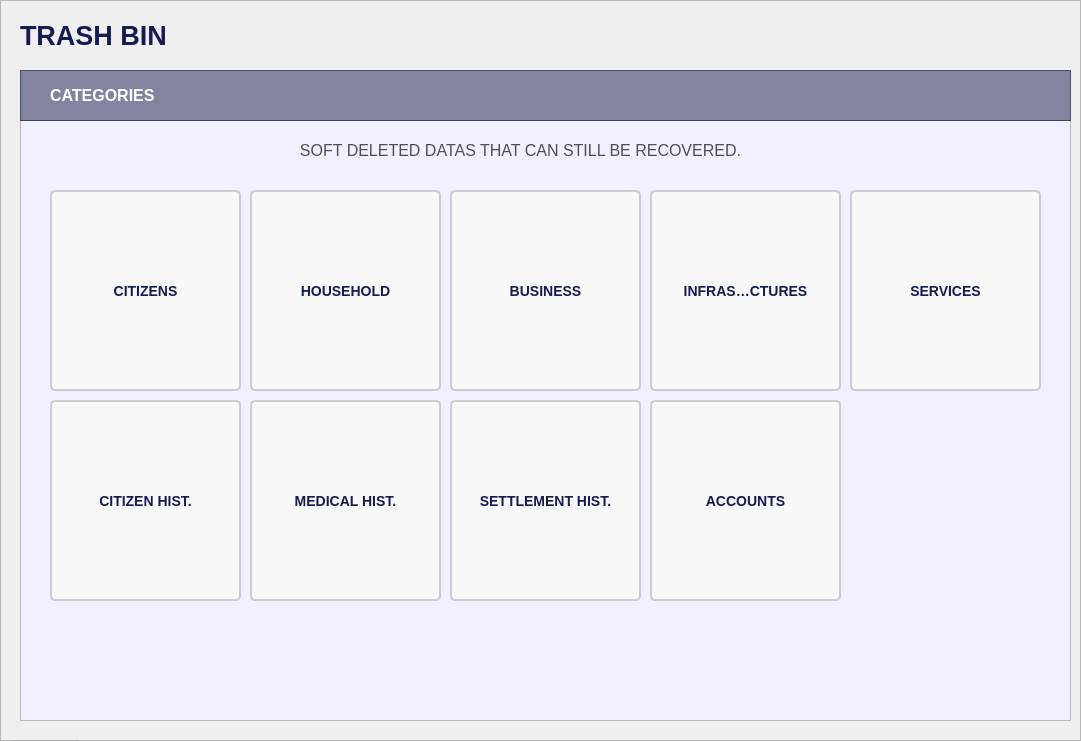
  <widget class="QFrame" name="baseBodyFrame">
   <property name="geometry">
    <rect>
     <x>250</x>
     <y>60</y>
     <width>1081</width>
     <height>741</height>
    </rect>
   </property>
   <property name="styleSheet">
    <string notr="true">#baseBodyFrame {
	background-color: #e7e2ff;
	border: none;
	border-radius: 10px;
}</string>
   </property>
   <property name="frameShape">
    <enum>QFrame::Shape::StyledPanel</enum>
   </property>
   <property name="frameShadow">
    <enum>QFrame::Shadow::Raised</enum>
   </property>
   <widget class="QPushButton" name="logout_buttonLogout_3">
    <property name="geometry">
     <rect>
      <x>10</x>
      <y>740</y>
      <width>71</width>
      <height>31</height>
     </rect>
    </property>
    <property name="font">
     <font>
      <family>Arial</family>
      <pointsize>8</pointsize>
      <bold>true</bold>
     </font>
    </property>
    <property name="cursor">
     <cursorShape>PointingHandCursor</cursorShape>
    </property>
    <property name="styleSheet">
     <string notr="true">#logout_buttonLogout {
    background-color: #bc1c1c;
    color: white;
    border-radius: 5px;
    padding: 10px; /* Optional: Adjusts spacing inside the button */
}
#logout_buttonLogout:hover {
    background-color: #d82020; /* Slightly lighter blue when hovered */
}
#logout_buttonLogout:pressed {
    background-color: #8c1515; /* Darker blue when clicked */
}</string>
    </property>
    <property name="text">
     <string>LOGOUT</string>
    </property>
   </widget>
   <widget class="QLabel" name="title_bodyBusiness">
    <property name="geometry">
     <rect>
      <x>20</x>
      <y>20</y>
      <width>381</width>
      <height>31</height>
     </rect>
    </property>
    <property name="font">
     <font>
      <family>Arial</family>
      <pointsize>20</pointsize>
      <bold>true</bold>
     </font>
    </property>
    <property name="styleSheet">
     <string notr="true">#title_bodyBusiness {
	background-color: transparent;
	color: #141c52;
}
</string>
    </property>
    <property name="text">
     <string>TRASH BIN</string>
    </property>
   </widget>
   <widget class="QFrame" name="statistics_frameBody">
    <property name="geometry">
     <rect>
      <x>20</x>
      <y>120</y>
      <width>1051</width>
      <height>601</height>
     </rect>
    </property>
    <property name="styleSheet">
     <string notr="true">#statistics_frameBody{
	background-color: #f2efff;
}</string>
    </property>
    <property name="frameShape">
     <enum>QFrame::Shape::StyledPanel</enum>
    </property>
    <property name="frameShadow">
     <enum>QFrame::Shadow::Raised</enum>
    </property>
    <widget class="QToolButton" name="trashbin_btn_citizens">
     <property name="geometry">
      <rect>
       <x>30</x>
       <y>70</y>
       <width>191</width>
       <height>201</height>
      </rect>
     </property>
     <property name="font">
      <font>
       <family>Arial</family>
       <pointsize>-1</pointsize>
       <bold>true</bold>
      </font>
     </property>
     <property name="cursor">
      <cursorShape>PointingHandCursor</cursorShape>
     </property>
     <property name="styleSheet">
      <string notr="true">#trashbin_btn_citizens {
    background-color: #f8f8f8;
    color: #141c52;
    border-radius: 5px;
    border: 2px solid #ccc;
    padding: 25px; /* Adds space inside the button */
    font-size: 14px; /* Text size */
    text-align: center; /* Ensures text is centered */
    qproperty-iconSize: 120px 120px; /* Adjust icon size */
}

#trashbin_btn_citizens:hover {
    background-color: #e2e5ff; /* Slightly lighter blue when hovered */
}
#trashbin_btn_citizens:pressed {
    background-color: #c8cbef; /* Darker blue when clicked */
}

#trashbin_btn_citizens::icon {
    margin-bottom: 10px; /* Space between the icon and text */
}</string>
     </property>
     <property name="text">
      <string>CITIZENS</string>
     </property>
     <property name="icon">
      <iconset>
       <normaloff>../../../Images/General_Images/img_demographic.png</normaloff>../../../Images/General_Images/img_demographic.png</iconset>
     </property>
     <property name="iconSize">
      <size>
       <width>120</width>
       <height>120</height>
      </size>
     </property>
     <property name="toolButtonStyle">
      <enum>Qt::ToolButtonStyle::ToolButtonTextUnderIcon</enum>
     </property>
    </widget>
    <widget class="QToolButton" name="trashbin_btn_household">
     <property name="geometry">
      <rect>
       <x>230</x>
       <y>70</y>
       <width>191</width>
       <height>201</height>
      </rect>
     </property>
     <property name="font">
      <font>
       <family>Arial</family>
       <pointsize>-1</pointsize>
       <bold>true</bold>
      </font>
     </property>
     <property name="cursor">
      <cursorShape>PointingHandCursor</cursorShape>
     </property>
     <property name="styleSheet">
      <string notr="true">#trashbin_btn_household {
    background-color: #f8f8f8;
    color: #141c52;
    border-radius: 5px;
    border: 2px solid #ccc;
    padding: 25px; /* Adds space inside the button */
    font-size: 14px; /* Text size */
    text-align: center; /* Ensures text is centered */
    qproperty-iconSize: 120px 120px; /* Adjust icon size */
}

#trashbin_btn_household:hover {
    background-color: #e2e5ff; /* Slightly lighter blue when hovered */
}
#trashbin_btn_household:pressed {
    background-color: #c8cbef; /* Darker blue when clicked */
}

#trashbin_btn_household::icon {
    margin-bottom: 10px; /* Space between the icon and text */
}</string>
     </property>
     <property name="text">
      <string>HOUSEHOLD</string>
     </property>
     <property name="icon">
      <iconset>
       <normaloff>../../../Images/General_Images/img_CP_household.png</normaloff>../../../Images/General_Images/img_CP_household.png</iconset>
     </property>
     <property name="iconSize">
      <size>
       <width>120</width>
       <height>120</height>
      </size>
     </property>
     <property name="toolButtonStyle">
      <enum>Qt::ToolButtonStyle::ToolButtonTextUnderIcon</enum>
     </property>
    </widget>
    <widget class="QLabel" name="statistics_labelDesc">
     <property name="geometry">
      <rect>
       <x>0</x>
       <y>10</y>
       <width>1001</width>
       <height>41</height>
      </rect>
     </property>
     <property name="font">
      <font>
       <family>Arial</family>
       <pointsize>12</pointsize>
       <bold>false</bold>
      </font>
     </property>
     <property name="styleSheet">
      <string notr="true">#statistics_labelDesc {
	background-color: transparent;
	color: #4f4f4f;
}
</string>
     </property>
     <property name="text">
      <string>SOFT DELETED DATAS THAT CAN STILL BE RECOVERED.</string>
     </property>
     <property name="alignment">
      <set>Qt::AlignmentFlag::AlignCenter</set>
     </property>
    </widget>
    <widget class="QToolButton" name="trashbin_btn_business">
     <property name="geometry">
      <rect>
       <x>430</x>
       <y>70</y>
       <width>191</width>
       <height>201</height>
      </rect>
     </property>
     <property name="font">
      <font>
       <family>Arial</family>
       <pointsize>-1</pointsize>
       <bold>true</bold>
      </font>
     </property>
     <property name="cursor">
      <cursorShape>PointingHandCursor</cursorShape>
     </property>
     <property name="styleSheet">
      <string notr="true">#trashbin_btn_business {
    background-color: #f8f8f8;
    color: #141c52;
    border-radius: 5px;
    border: 2px solid #ccc;
    padding: 25px; /* Adds space inside the button */
    font-size: 14px; /* Text size */
    text-align: center; /* Ensures text is centered */
    qproperty-iconSize: 120px 120px; /* Adjust icon size */
}

#trashbin_btn_business:hover {
    background-color: #e2e5ff; /* Slightly lighter blue when hovered */
}
#trashbin_btn_business:pressed {
    background-color: #c8cbef; /* Darker blue when clicked */
}

#trashbin_btn_business::icon {
    margin-bottom: 10px; /* Space between the icon and text */
}</string>
     </property>
     <property name="text">
      <string>BUSINESS</string>
     </property>
     <property name="icon">
      <iconset>
       <normaloff>../../../Images/General_Images/img_business.png</normaloff>../../../Images/General_Images/img_business.png</iconset>
     </property>
     <property name="iconSize">
      <size>
       <width>120</width>
       <height>120</height>
      </size>
     </property>
     <property name="toolButtonStyle">
      <enum>Qt::ToolButtonStyle::ToolButtonTextUnderIcon</enum>
     </property>
    </widget>
    <widget class="QToolButton" name="trashbin_btn_infra">
     <property name="geometry">
      <rect>
       <x>630</x>
       <y>70</y>
       <width>191</width>
       <height>201</height>
      </rect>
     </property>
     <property name="font">
      <font>
       <family>Arial</family>
       <pointsize>-1</pointsize>
       <bold>true</bold>
      </font>
     </property>
     <property name="cursor">
      <cursorShape>PointingHandCursor</cursorShape>
     </property>
     <property name="styleSheet">
      <string notr="true">#trashbin_btn_infra {
    background-color: #f8f8f8;
    color: #141c52;
    border-radius: 5px;
    border: 2px solid #ccc;
    padding: 25px; /* Adds space inside the button */
    font-size: 14px; /* Text size */
    text-align: center; /* Ensures text is centered */
    qproperty-iconSize: 120px 120px; /* Adjust icon size */
}

#trashbin_btn_infra:hover {
    background-color: #e2e5ff; /* Slightly lighter blue when hovered */
}
#trashbin_btn_infra:pressed {
    background-color: #c8cbef; /* Darker blue when clicked */
}

#trashbin_btn_infra::icon {
    margin-bottom: 10px; /* Space between the icon and text */
}</string>
     </property>
     <property name="text">
      <string>INFRASTRUCTURES</string>
     </property>
     <property name="icon">
      <iconset>
       <normaloff>../../../Images/General_Images/img_category_infrastructure.png</normaloff>../../../Images/General_Images/img_category_infrastructure.png</iconset>
     </property>
     <property name="iconSize">
      <size>
       <width>120</width>
       <height>120</height>
      </size>
     </property>
     <property name="toolButtonStyle">
      <enum>Qt::ToolButtonStyle::ToolButtonTextUnderIcon</enum>
     </property>
    </widget>
    <widget class="QToolButton" name="trashbin_btn_services">
     <property name="geometry">
      <rect>
       <x>830</x>
       <y>70</y>
       <width>191</width>
       <height>201</height>
      </rect>
     </property>
     <property name="font">
      <font>
       <family>Arial</family>
       <pointsize>-1</pointsize>
       <bold>true</bold>
      </font>
     </property>
     <property name="cursor">
      <cursorShape>PointingHandCursor</cursorShape>
     </property>
     <property name="styleSheet">
      <string notr="true">#trashbin_btn_services {
    background-color: #f8f8f8;
    color: #141c52;
    border-radius: 5px;
    border: 2px solid #ccc;
    padding: 25px; /* Adds space inside the button */
    font-size: 14px; /* Text size */
    text-align: center; /* Ensures text is centered */
    qproperty-iconSize: 120px 120px; /* Adjust icon size */
}

#trashbin_btn_services:hover {
    background-color: #e2e5ff; /* Slightly lighter blue when hovered */
}
#trashbin_btn_services:pressed {
    background-color: #c8cbef; /* Darker blue when clicked */
}

#trashbin_btn_services::icon {
    margin-bottom: 10px; /* Space between the icon and text */
}</string>
     </property>
     <property name="text">
      <string>SERVICES</string>
     </property>
     <property name="icon">
      <iconset>
       <normaloff>../../../Images/General_Images/img_transaction_papers.png</normaloff>../../../Images/General_Images/img_transaction_papers.png</iconset>
     </property>
     <property name="iconSize">
      <size>
       <width>120</width>
       <height>120</height>
      </size>
     </property>
     <property name="toolButtonStyle">
      <enum>Qt::ToolButtonStyle::ToolButtonTextUnderIcon</enum>
     </property>
    </widget>
    <widget class="QToolButton" name="trashbin_btn_ctzhist">
     <property name="geometry">
      <rect>
       <x>30</x>
       <y>280</y>
       <width>191</width>
       <height>201</height>
      </rect>
     </property>
     <property name="font">
      <font>
       <family>Arial</family>
       <pointsize>-1</pointsize>
       <bold>true</bold>
      </font>
     </property>
     <property name="cursor">
      <cursorShape>PointingHandCursor</cursorShape>
     </property>
     <property name="styleSheet">
      <string notr="true">#trashbin_btn_ctzhist {
    background-color: #f8f8f8;
    color: #141c52;
    border-radius: 5px;
    border: 2px solid #ccc;
    padding: 25px; /* Adds space inside the button */
    font-size: 14px; /* Text size */
    text-align: center; /* Ensures text is centered */
    qproperty-iconSize: 120px 120px; /* Adjust icon size */
}

#trashbin_btn_ctzhist:hover {
    background-color: #e2e5ff; /* Slightly lighter blue when hovered */
}
#trashbin_btn_ctzhist:pressed {
    background-color: #c8cbef; /* Darker blue when clicked */
}

#trashbin_btn_ctzhist::icon {
    margin-bottom: 10px; /* Space between the icon and text */
}</string>
     </property>
     <property name="text">
      <string>CITIZEN HIST.</string>
     </property>
     <property name="icon">
      <iconset>
       <normaloff>../../../Images/General_Images/img_history_citizen.png</normaloff>../../../Images/General_Images/img_history_citizen.png</iconset>
     </property>
     <property name="iconSize">
      <size>
       <width>120</width>
       <height>120</height>
      </size>
     </property>
     <property name="toolButtonStyle">
      <enum>Qt::ToolButtonStyle::ToolButtonTextUnderIcon</enum>
     </property>
    </widget>
    <widget class="QToolButton" name="trashbin_btn_medhist">
     <property name="geometry">
      <rect>
       <x>230</x>
       <y>280</y>
       <width>191</width>
       <height>201</height>
      </rect>
     </property>
     <property name="font">
      <font>
       <family>Arial</family>
       <pointsize>-1</pointsize>
       <bold>true</bold>
      </font>
     </property>
     <property name="cursor">
      <cursorShape>PointingHandCursor</cursorShape>
     </property>
     <property name="styleSheet">
      <string notr="true">#trashbin_btn_medhist {
    background-color: #f8f8f8;
    color: #141c52;
    border-radius: 5px;
    border: 2px solid #ccc;
    padding: 25px; /* Adds space inside the button */
    font-size: 14px; /* Text size */
    text-align: center; /* Ensures text is centered */
    qproperty-iconSize: 120px 120px; /* Adjust icon size */
}

#trashbin_btn_medhist:hover {
    background-color: #e2e5ff; /* Slightly lighter blue when hovered */
}
#trashbin_btn_medhist:pressed {
    background-color: #c8cbef; /* Darker blue when clicked */
}

#trashbin_btn_medhist::icon {
    margin-bottom: 10px; /* Space between the icon and text */
}</string>
     </property>
     <property name="text">
      <string>MEDICAL HIST.</string>
     </property>
     <property name="icon">
      <iconset>
       <normaloff>../../../Images/General_Images/img_history_medical.png</normaloff>../../../Images/General_Images/img_history_medical.png</iconset>
     </property>
     <property name="iconSize">
      <size>
       <width>120</width>
       <height>120</height>
      </size>
     </property>
     <property name="toolButtonStyle">
      <enum>Qt::ToolButtonStyle::ToolButtonTextUnderIcon</enum>
     </property>
    </widget>
    <widget class="QToolButton" name="trashbin_btn_setthist">
     <property name="geometry">
      <rect>
       <x>430</x>
       <y>280</y>
       <width>191</width>
       <height>201</height>
      </rect>
     </property>
     <property name="font">
      <font>
       <family>Arial</family>
       <pointsize>-1</pointsize>
       <bold>true</bold>
      </font>
     </property>
     <property name="cursor">
      <cursorShape>PointingHandCursor</cursorShape>
     </property>
     <property name="styleSheet">
      <string notr="true">#trashbin_btn_setthist {
    background-color: #f8f8f8;
    color: #141c52;
    border-radius: 5px;
    border: 2px solid #ccc;
    padding: 25px; /* Adds space inside the button */
    font-size: 14px; /* Text size */
    text-align: center; /* Ensures text is centered */
    qproperty-iconSize: 120px 120px; /* Adjust icon size */
}

#trashbin_btn_setthist:hover {
    background-color: #e2e5ff; /* Slightly lighter blue when hovered */
}
#trashbin_btn_setthist:pressed {
    background-color: #c8cbef; /* Darker blue when clicked */
}

#trashbin_btn_setthist::icon {
    margin-bottom: 10px; /* Space between the icon and text */
}</string>
     </property>
     <property name="text">
      <string>SETTLEMENT HIST.</string>
     </property>
     <property name="icon">
      <iconset>
       <normaloff>../../../Images/General_Images/img_history_settlement.png</normaloff>../../../Images/General_Images/img_history_settlement.png</iconset>
     </property>
     <property name="iconSize">
      <size>
       <width>120</width>
       <height>120</height>
      </size>
     </property>
     <property name="toolButtonStyle">
      <enum>Qt::ToolButtonStyle::ToolButtonTextUnderIcon</enum>
     </property>
    </widget>
    <widget class="QToolButton" name="trashbin_btn_accounts">
     <property name="geometry">
      <rect>
       <x>630</x>
       <y>280</y>
       <width>191</width>
       <height>201</height>
      </rect>
     </property>
     <property name="font">
      <font>
       <family>Arial</family>
       <pointsize>-1</pointsize>
       <bold>true</bold>
      </font>
     </property>
     <property name="cursor">
      <cursorShape>PointingHandCursor</cursorShape>
     </property>
     <property name="styleSheet">
      <string notr="true">#trashbin_btn_accounts {
    background-color: #f8f8f8;
    color: #141c52;
    border-radius: 5px;
    border: 2px solid #ccc;
    padding: 25px; /* Adds space inside the button */
    font-size: 14px; /* Text size */
    text-align: center; /* Ensures text is centered */
    qproperty-iconSize: 120px 120px; /* Adjust icon size */
}

#trashbin_btn_accounts:hover {
    background-color: #e2e5ff; /* Slightly lighter blue when hovered */
}
#trashbin_btn_accounts:pressed {
    background-color: #c8cbef; /* Darker blue when clicked */
}

#trashbin_btn_accounts::icon {
    margin-bottom: 10px; /* Space between the icon and text */
}</string>
     </property>
     <property name="text">
      <string>ACCOUNTS</string>
     </property>
     <property name="icon">
      <iconset>
       <normaloff>../../../Images/General_Images/img_manageaccount.png</normaloff>../../../Images/General_Images/img_manageaccount.png</iconset>
     </property>
     <property name="iconSize">
      <size>
       <width>120</width>
       <height>120</height>
      </size>
     </property>
     <property name="toolButtonStyle">
      <enum>Qt::ToolButtonStyle::ToolButtonTextUnderIcon</enum>
     </property>
    </widget>
   </widget>
   <widget class="QFrame" name="table_titleFrameStatistics">
    <property name="geometry">
     <rect>
      <x>20</x>
      <y>70</y>
      <width>1051</width>
      <height>51</height>
     </rect>
    </property>
    <property name="styleSheet">
     <string notr="true">#table_titleFrameStatistics{
	background-color: rgba(20, 28, 82, 128)
}
</string>
    </property>
    <property name="frameShape">
     <enum>QFrame::Shape::StyledPanel</enum>
    </property>
    <property name="frameShadow">
     <enum>QFrame::Shadow::Raised</enum>
    </property>
    <widget class="QLabel" name="statistics_labelNote">
     <property name="geometry">
      <rect>
       <x>30</x>
       <y>0</y>
       <width>941</width>
       <height>51</height>
      </rect>
     </property>
     <property name="font">
      <font>
       <family>Arial</family>
       <pointsize>12</pointsize>
       <bold>true</bold>
      </font>
     </property>
     <property name="styleSheet">
      <string notr="true">#statistics_labelNote {
	background-color: transparent;
	color: #FFFFFF;
}
</string>
     </property>
     <property name="text">
      <string>CATEGORIES</string>
     </property>
    </widget>
   </widget>
  </widget>
